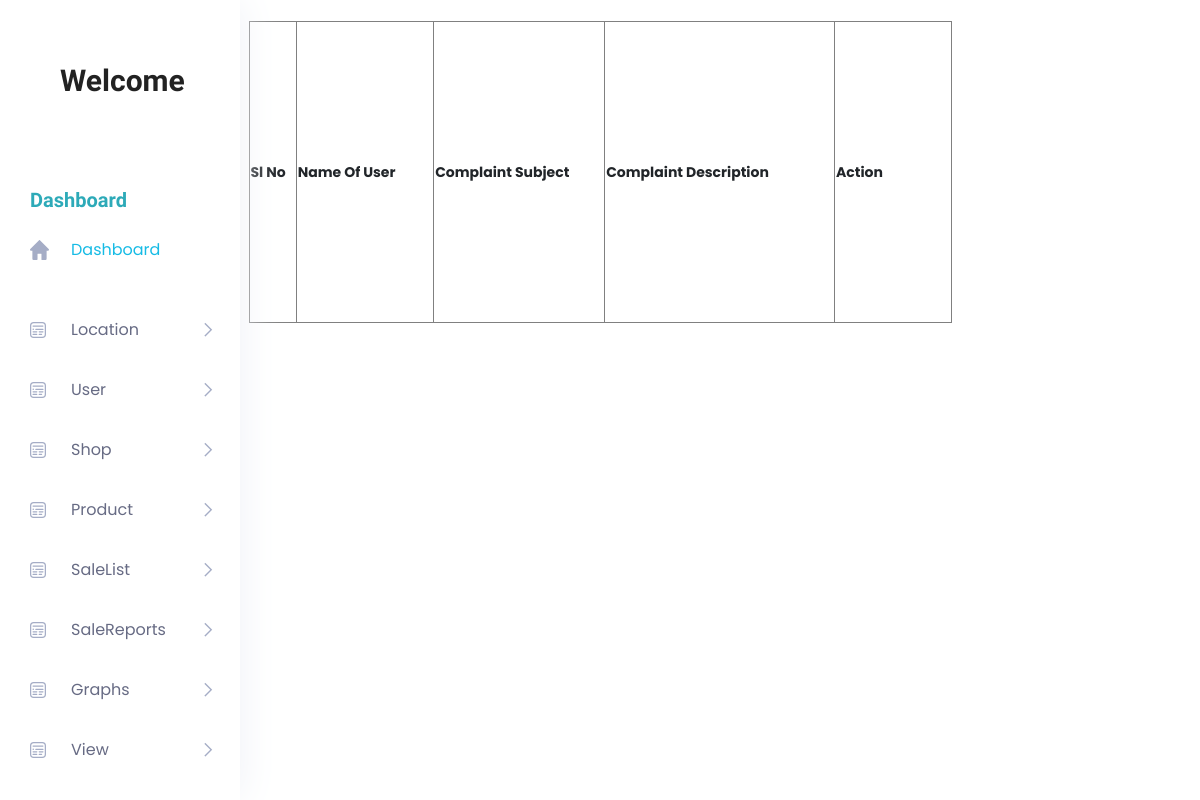
The app's page /Project/Admin/UserComplaint.php, older data.
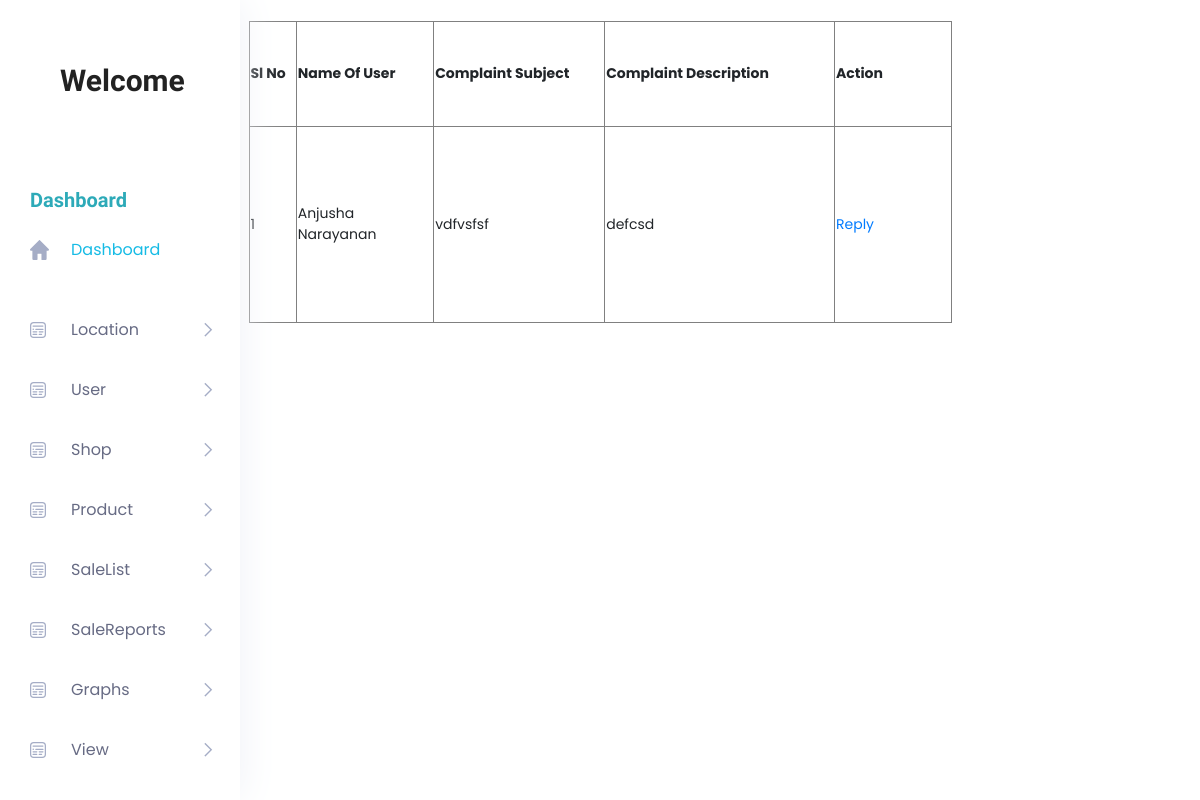
The same page, newer data.
### tables this page shows
CREATE TABLE `tbl_complaint` (
  `complaint_id` int(11) NOT NULL,
  `complaint_date` date NOT NULL DEFAULT current_timestamp(),
  `complaint_subject` varchar(500) NOT NULL,
  `complaint_details` varchar(200) NOT NULL,
  `complaint_status` int(11) NOT NULL DEFAULT 0,
  `complaint_reply` varchar(500) NOT NULL,
  `complaint_replydate` date NOT NULL DEFAULT current_timestamp(),
  `user_id` int(11) NOT NULL,
  `shop_id` int(11) NOT NULL,
  `product_id` int(11) NOT NULL DEFAULT 0
);

CREATE TABLE `tbl_user` (
  `user_id` int(11) NOT NULL,
  `user_name` varchar(50) NOT NULL,
  `user_gender` varchar(50) NOT NULL,
  `user_contact` varchar(50) NOT NULL,
  `user_email` varchar(50) NOT NULL,
  `user_username` varchar(50) NOT NULL,
  `user_password` varchar(50) NOT NULL,
  `user_address` varchar(1000) NOT NULL,
  `user_status` int(11) NOT NULL DEFAULT 0,
  `place_id` int(11) NOT NULL,
  `photo` varchar(200) NOT NULL
);

### Project/Admin/UserComplaint.php (the view, shortened to what this page needs)
<?php
			include("../Assets/Connection/Connection.php");
?>
<!DOCTYPE html PUBLIC "-//W3C//DTD XHTML 1.0 Transitional//EN" "http://www.w3.org/TR/xhtml1/DTD/xhtml1-transitional.dtd">
<html xmlns="http://www.w3.org/1999/xhtml">
<head>
</head>
<body>
<a href="HomePage.php">Home</a>
 <?php
include("Head.php");
?>
<form id="form1" name="form1" method="post" action="">
 <center> <table width="703" height="302" border="1">
    <tr>
      <th width="45" scope="col">Sl No</th>
      <th width="131" scope="col">Name Of User</th>
      <th width="163" scope="col">Complaint Subject</th>
      <th width="219" scope="col">Complaint Description</th>
      <th width="111" scope="col">Action</th>
    </tr>
     <?php
	$selectQry="select * from tbl_complaint c inner join tbl_user u on c.user_id=u.user_id  where complaint_status='0'";
	$row=$conn->query($selectQry);
	$i=0;
	while($data=$row->fetch_assoc())
	{
	$i++;
	?>
    <tr>
      <td><?php echo $i ?></td>
      <td><?php echo $data["user_name"] ?></td>
      <td><?php echo $data["complaint_subject"] ?></td>
      <td><?php echo $data["complaint_details"] ?></td>
      <td><a href="ComplaintReply.php?compID=<?php echo $data["complaint_id"]?>">Reply</a></td> </tr>
    <?php
	}
	?>
  </table>
  </center>
</form>
 <?php
include("Foot.php");
?>
<p>&nbsp;</p>
</body>
</html>
<!DOCTYPE html PUBLIC "-//W3C//DTD XHTML 1.0 Transitional//EN" "http://www.w3.org/TR/xhtml1/DTD/xhtml1-transitional.dtd">
<html xmlns="http://www.w3.org/1999/xhtml">
<head>
</head>
<body>
</body>
</html>

Row changes from the older to the newer data that the page shows:
added tbl_complaint: user.user_name "Anjusha Narayanan", complaint_subject "vdfvsfsf", complaint_details "defcsd"
